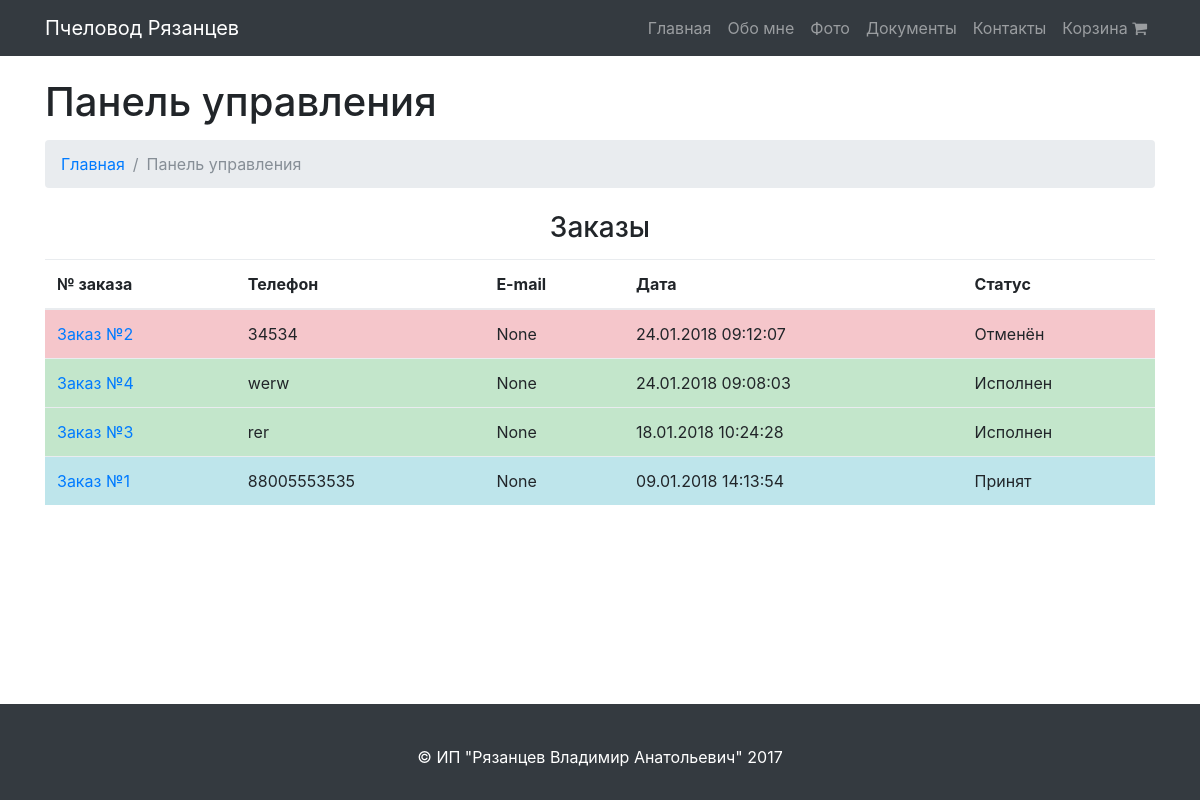
Page /control/ on the earlier database version.
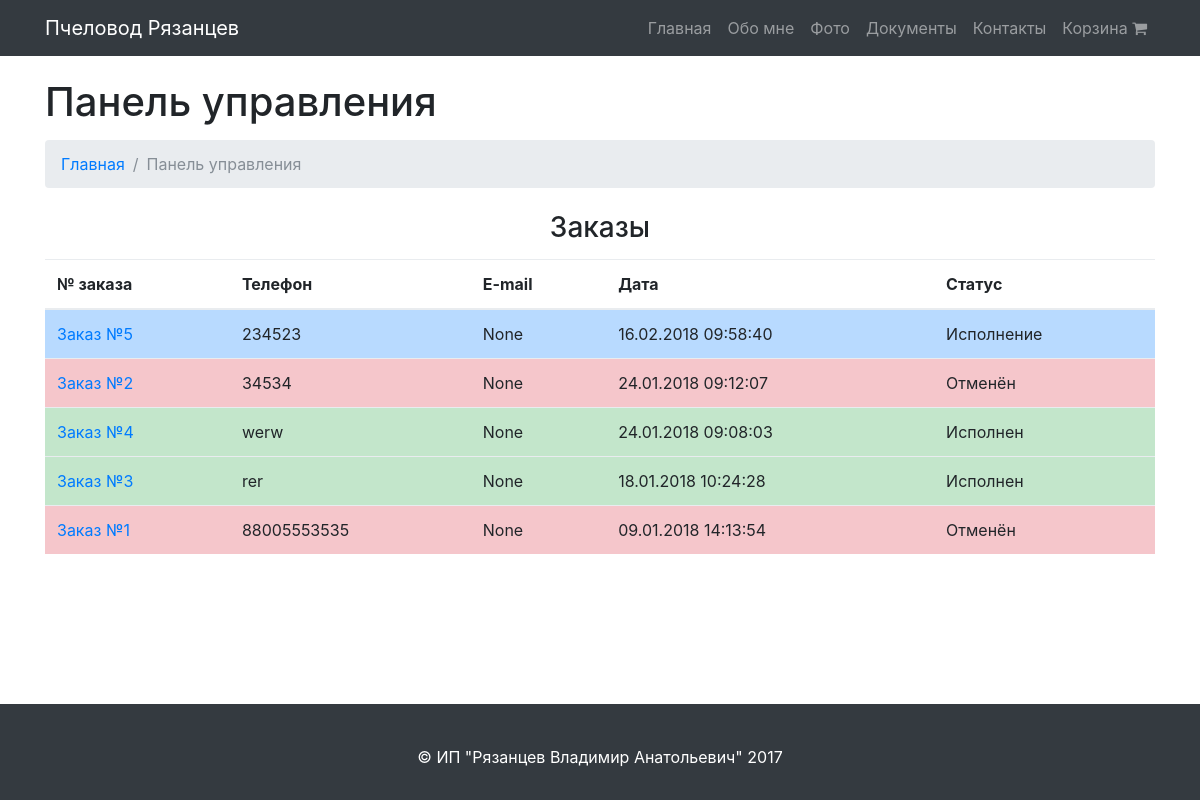
Same page on the later database version.
### store/models.py (models this page shows, shortened)
class Order(models.Model):
    accepted = 'Принят'
    execution = 'Исполнение'
    executed = 'Исполнен'
    canceled = 'Отменён'
    status_classifier = (
        (accepted, 'Принят'),
        (execution, 'Исполнение'),
        (executed, 'Исполнен'),
        (canceled, 'Отменён'),
    )
    email = models.EmailField(blank=True, null=True)
    phone = models.CharField(max_length=20)
    date = models.DateTimeField(default=timezone.now)
    status = models.CharField(max_length=10, choices=status_classifier, default=accepted)

### control_panel/views.py (the view)
# urls.py: url(r'^control/$', views.control, name='control'),
def control(request):
    order_list = Order.objects.all().order_by('-date')
    return render(
        request,
        "control_panel/control_panel.html",
        {
            "order_list": order_list
        }
    )

### templates/control_panel/control_panel.html (shortened to what this page needs)
{% extends "base.html" %}
{% load poll_extras %}
{% block content %}
    <div class="container">
        <h1 class="mt-4 mb-3">Панель управления</h1>
        <ol class="breadcrumb">
            <li class="breadcrumb-item">
                <a href="{% url "index" %}">Главная</a>
            </li>
            <li class="breadcrumb-item active">Панель управления</li>
        </ol>
        <div class="text-center">
            <h3 class="mt-4 mb-3">Заказы</h3>
        </div>
        <table class="table table-hover">
            <thead>
            <tr>
                <th>№ заказа</th>
                <th>Телефон</th>
                <th>E-mail</th>
                <th>Дата</th>
                <th>Статус</th>
            </tr>
            </thead>
            <tbody>
            {% for item in order_list %}
                    <tr class="{% if item.status == 'Принят' %}table-info{% elif item.status == 'Исполнение' %}table-primary{% elif item.status == 'Исполнен' %}table-success{% elif item.status == 'Отменён' %}table-danger{% endif %}">
                        <td><a href="{% url "control_order" id=item.id %}">Заказ №{{ item.id }}</a></td>
                        <td>{{ item.phone }}</td>
                        <td>{{ item.email }}</td>
                        <td>{{ item.date|date:"d.m.Y H:i:s" }}</td>
                        <td>{{ item.status }}</td>
                    </tr>
            {% endfor %}
            </tbody>
        </table>
    </div>
{% endblock %}

Differences in the rows shown:
added Order: id "5", phone "234523", email "None", date "16.02.2018 09:58:40", status "Исполнение"
changed Order id 1: status "Принят" → "Отменён"
